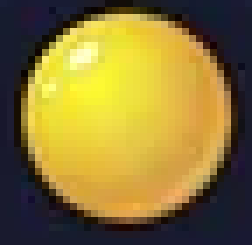
#> input picture laboratorio/lab9/bubble.png, 36 x 35 px (shown 7 times larger)
$ python -i BallDetector.py   (imports and definitions only)
#> lines starting #> are read from the running program, lines starting #| are printed output that depends on the picture; after the words box and inside, x2 and y2 are one past the last pixel; in counts of white or black regions, pixels touching at a corner belong together
# -*- coding: utf-8 -*-
"""
Created on Wed May 15 12:54:42 2024

@author: User123
"""

import cv2


class BallDetector(object):
    def __init__(self,thresHSV=100, thresVal=5, thresArea=300):
        self.thresHSV = thresHSV
        self.thresVal = thresVal
        self.thresArea = thresArea
        self.se = cv2.getStructuringElement(cv2.MORPH_RECT, (10,10))

    def apply(self, I):
        # Threshold HSV image
        Y=cv2.cvtColor(I,cv2.COLOR_RGB2HSV)
#> Y: shape (35, 36, 3); mean H, S, V 56.8, 157.3, 144.6
        _,M=cv2.threshold(cv2.absdiff(Y[:, :, 0], self.thresHSV), self.thresVal, 255, cv2.THRESH_BINARY_INV)
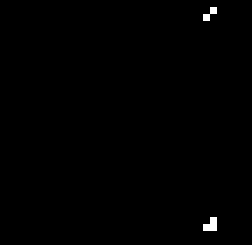
#> M: shape (35, 36) (shown 7 times larger); 0.4% white in thin lines or dots, all inside (x1, y1, x2, y2) = (29, 1, 31, 33)
        # Filter image
        BW=cv2.erode(M, self.se)
#> BW: shape (35, 36); every value is 0

        # Find contours
        contours,_ = cv2.findContours(BW, cv2.RETR_TREE, cv2.CHAIN_APPROX_SIMPLE)
#> contours = []
        #img = cv2.drawContours(frame, contours, -1, (0,255,0), 1)

        # Filter contours by area
        bboxes=[]
        maxArea = 0
        for i in range(len(contours)):
            area=cv2.contourArea(contours[i])
            if area > self.thresArea:
                if maxArea < area:
                    bboxes=cv2.boundingRect(contours[i])
#> this loop made 0 passes

        return bboxes


>>> import cv2
>>> picture = cv2.cvtColor(cv2.imread('../lab9/bubble.png'), cv2.COLOR_BGR2RGB)
>>> result = BallDetector().apply(picture)
#> result = []
